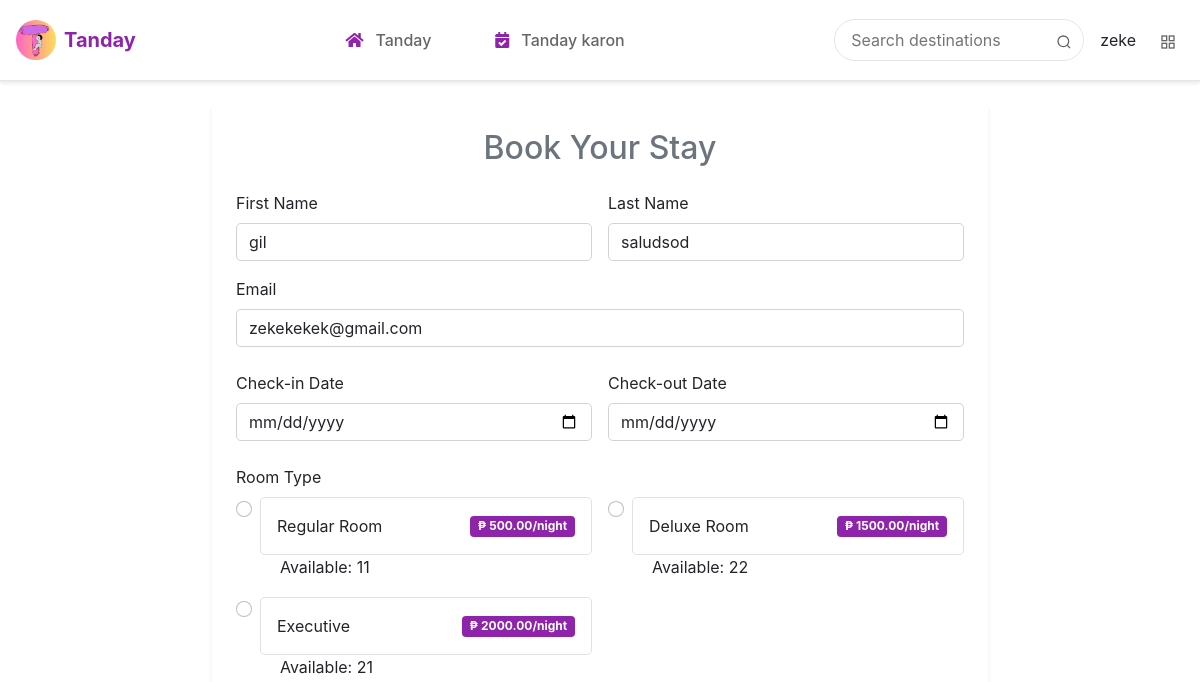
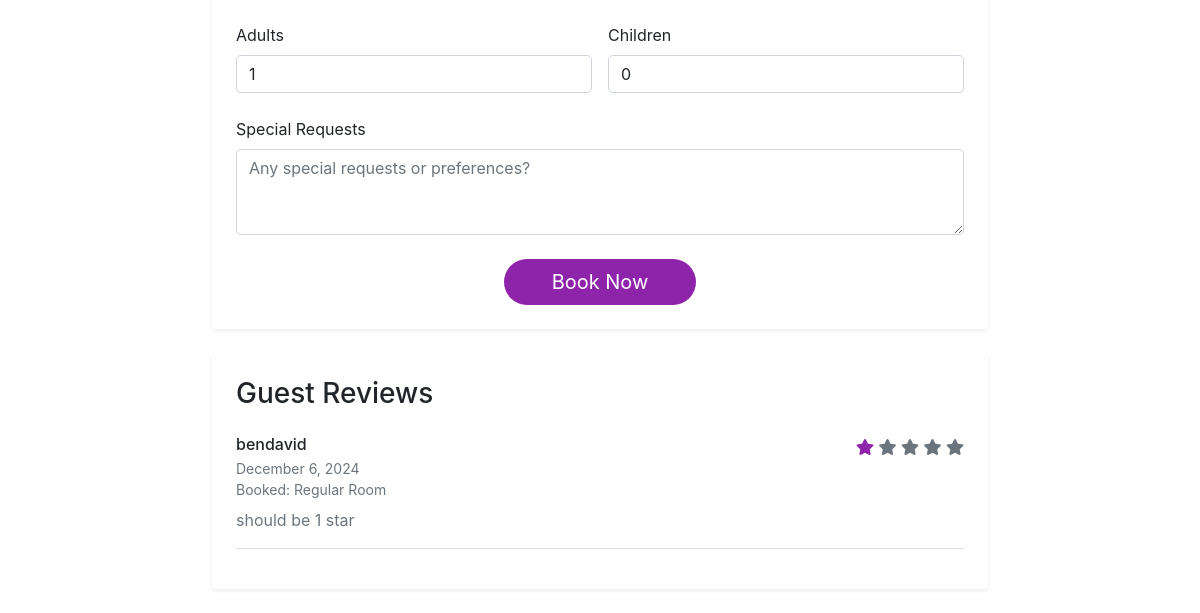
The app's page /booking/1/ (signed in), older data (2 pictures, top to bottom).
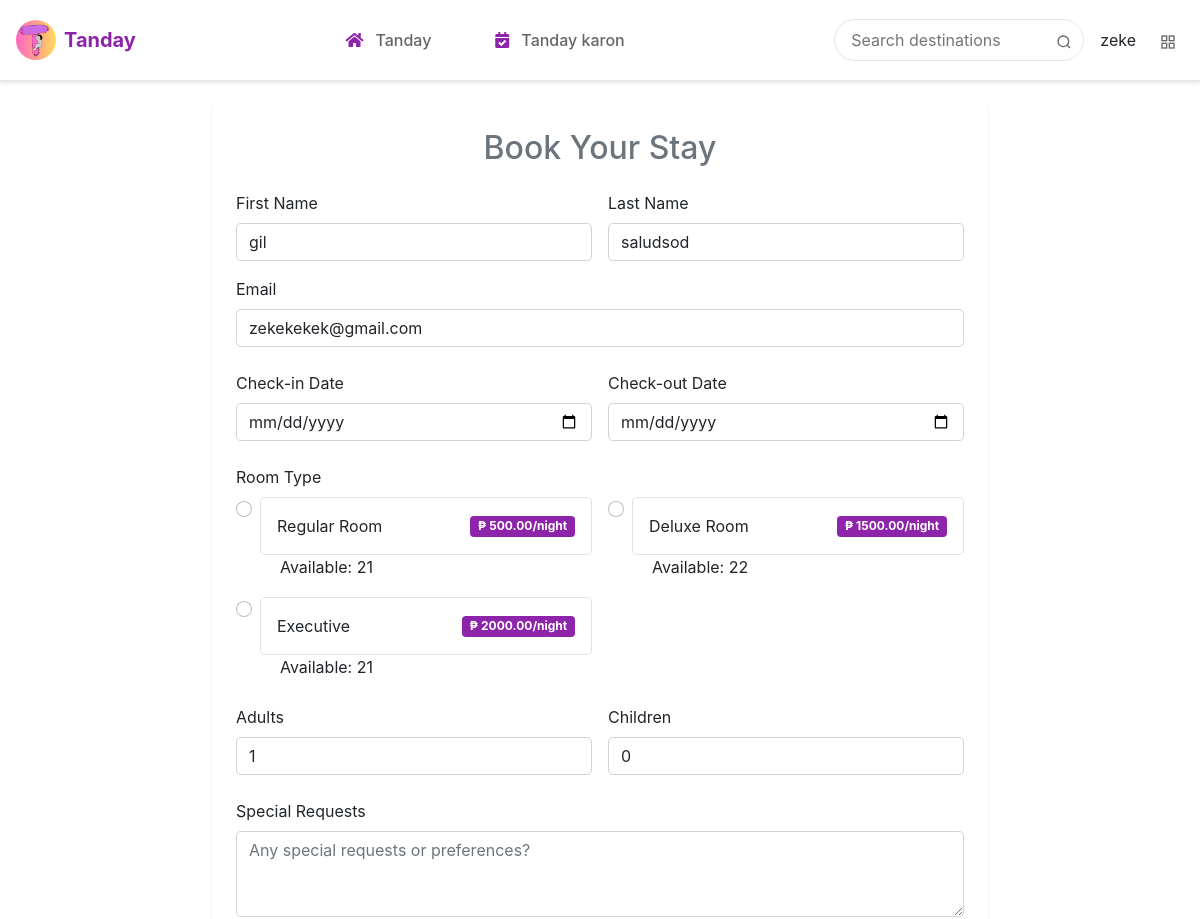
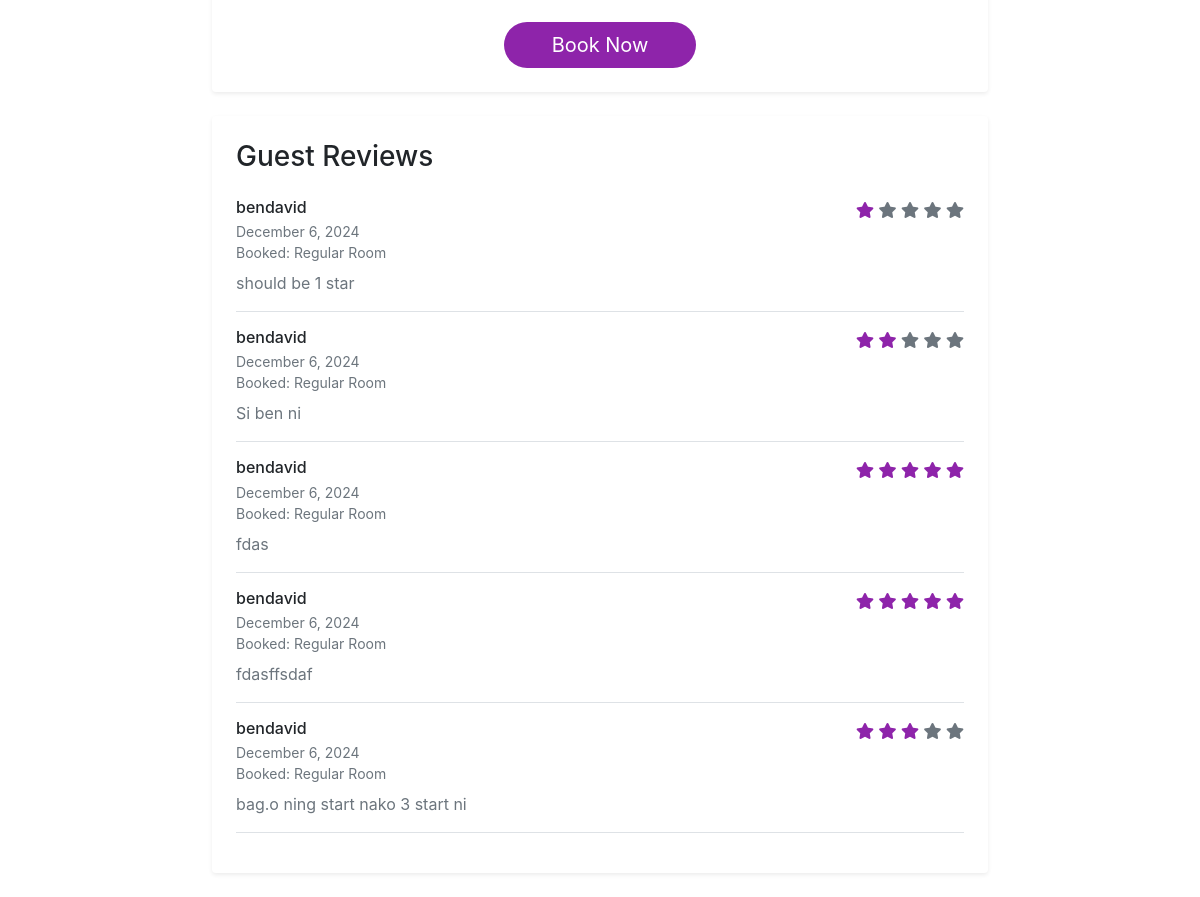
The same page, newer data (2 pictures, top to bottom).
### api/models.py (models this page shows, shortened)
class Rooms(models.Model):
    name = models.CharField(max_length=100)
    number_of_beds = models.IntegerField()
    price = models.FloatField()
    listing = models.ForeignKey('Listing', on_delete=models.CASCADE)
    available_room = models.IntegerField(default=1)

class Reviews(models.Model):
    message = models.TextField()
    booking = models.ForeignKey(Booking, on_delete=models.CASCADE)
    listing = models.ForeignKey(Listing, on_delete=models.CASCADE)
    user = models.ForeignKey(User, on_delete=models.CASCADE)
    timePosted = models.DateField(auto_now_add=True)
    rating = models.IntegerField(choices=[(i, i) for i in range(1, 6)], default=5)  # 1-5 star rating

class Booking(models.Model):
    STATUS_CHOICES = [
        ("Pending", "Pending"),
        ("Canceled", "Canceled"),
        ("Accepted", "Accepted"),
        ("Check-in", "Check-in"),
        ("Check-out", "Check-out"),
    ]
    user = models.ForeignKey(User, on_delete=models.CASCADE, null=True, blank=True)
    name = models.CharField(max_length=100)
    email = models.EmailField()
    check_in = models.DateField(null=True, blank=True)
    check_out = models.DateField(null=True, blank=True)
    guests = models.IntegerField()
    room = models.ForeignKey(Rooms, on_delete=models.CASCADE)
    booking_number = models.CharField(max_length=12, editable=False, default=timezone.now().strftime('%Y%m%d%H%M%S') + uuid.uuid4().hex[:14].upper())
    status = models.CharField(max_length=10, choices=STATUS_CHOICES, default="Pending")
    isReviewed = models.BooleanField(default=False)

### api/views.py (the view)
# urls.py: path('booking/<int:listing_id>/', booking_page, name='booking'),
@login_required
def booking_page(request,listing_id):
    reviews = Reviews.objects.filter(listing = listing_id)
    current_datetime = timezone.now()
    rooms = Rooms.objects.filter(listing = listing_id)
    for room in rooms:
        print(room.name)
    listing = Listing.objects.all()
    return render(request, 'booking.html', {
        'username': request.user.username,
        'email': request.user.email,
        'listing':listing,
        'rooms':rooms,
        'reviews': reviews,
        'current_datetime':current_datetime,
    })

### api/templates/booking.html (shortened to what this page needs)
{% extends 'base.html' %}
{% load static %}
{% block content %}
<div class="container-fluid container-xxl py-4">
    <div class="row justify-content-center">
        <div class="col-12 col-lg-8">
            <div class="card shadow-sm rounded-4 border-0">
                <div class="card-body p-4">
                    <h2 class="text-center text-secondary mb-4">Book Your Stay</h2>
                    <form class="booking-form" method="POST" action="{% url 'book_now' %}">
                        <div class="row g-3 mb-4">
                            <div class="col-md-6">
                                <label class="form-label">First Name</label>
                                <input type="text" name="first_name" class="form-control rounded-3" required value="{{ request.user.first_name }}">
                            </div>
                            <div class="col-md-6">
                                <label class="form-label">Last Name</label>
                                <input type="text" name="last_name" class="form-control rounded-3" required value="{{ request.user.last_name }}">
                            </div>
                            <div class="col-12">
                                <label class="form-label">Email</label>
                                <input type="email" name="email" class="form-control rounded-3" required value="{{ email }}">
                            </div>
                        </div>
                        <div class="row g-3 mb-4">
                            <div class="col-md-6">
                                <label class="form-label">Check-in Date</label>
                                <input
                                    type="date"
                                    name="check_in"
                                    class="form-control rounded-3"
                                    id="check_in"
                                    required
                                    min="{{ current_datetime|date:'Y-m-d' }}">
                            </div>
                            <div class="col-md-6">
                                <label class="form-label">Check-out Date</label>
                                <input
                                    type="date"
                                    name="check_out"
                                    class="form-control rounded-3"
                                    id="check_out"
                                    required>
                            </div>
                        </div>
                        <div class="mb-4">
                            <label class="form-label">Room Type</label>
                            <div class="row g-3">
                                {% for room in rooms %}
                                <div class="col-md-6">
                                    <div class="form-check">
                                        <input type="radio"
                                               name="room_id"
                                               value="{{ room.id }}"
                                               class="form-check-input"
                                               id="room_{{ room.id }}"
                                               required>
                                        <label class="form-check-label d-flex justify-content-between align-items-center p-3 border rounded-3"
                                               for="room_{{ room.id }}">
                                            <span>{{ room.name }}</span>
                                            <span class="badge bg-purple">₱ {{ room.price|floatformat:2 }}/night</span>
                                        </label>
                                        <span style="margin-left: 20px;">{% if room.available_room <= 0 %} Unavailable {% else %}
                                            Available: {{ room.available_room }}{% endif %}</span>
                                    </div>
                                </div>
                                {% endfor %}
                            </div>
                        </div>
                        <div class="row g-3 mb-4">
                            <div class="col-md-6">
                                <label class="form-label">Adults</label>
                                <input type="number"
                                       name="adults"
                                       min="1"
                                       value="1"
                                       class="form-control rounded-3"
                                       required>
                            </div>
                            <div class="col-md-6">
                                <label class="form-label">Children</label>
                                <input type="number"
                                       name="children"
                                       min="0"
                                       value="0"
                                       class="form-control rounded-3">
                            </div>
                        </div>
                        <div class="mb-4">
                            <label class="form-label">Special Requests</label>
                            <textarea name="special_requests"
                                      class="form-control rounded-3"
                                      rows="3"
                                      placeholder="Any special requests or preferences?"></textarea>
                        </div>
                        <div class="text-center">
                            <button type="submit" class="btn btn-purple btn-lg rounded-pill px-5">
                                Book Now
                            </button>
                        </div>
                    </form>
                </div>
            </div>
            {% if reviews %}
            <div class="card shadow-sm rounded-4 border-0 mt-4">
                <div class="card-body p-4">
                    <h3 class="card-title mb-4">Guest Reviews</h3>
                    <div class="reviews-list">
                        {% for review in reviews %}
                        <div class="review-item border-bottom pb-3 mb-3">
                            <div class="d-flex justify-content-between align-items-start mb-2">
                                <div>
                                    <h6 class="mb-1">{{ review.user.username }}</h6>
                                    <div class="text-muted small">{{ review.timePosted|date:"F j, Y" }}</div>
                                    <div class="text-muted small">Booked: {{ review.booking.room.name }}</div>
                                </div>
                                <div class="text-purple">
                                    {% for i in "12345" %}
                                    <i class="fas fa-star {% if forloop.counter <= review.rating %}text-purple{% else %}text-muted{% endif %}"></i>
                                    {% endfor %}
                                </div>
                            </div>
                            <p class="mb-0 text-secondary">{{ review.message }}</p>
                        </div>
                        {% endfor %}
                    </div>
                </div>
            </div>
            {% endif %}
        </div>
    </div>
</div>
{% endblock %}

### api/templates/base.html (shortened to what this page needs)
<!DOCTYPE html>
{% load static %}
<html lang="en">
<head>
    <link rel="stylesheet" href="https://cdnjs.cloudflare.com/ajax/libs/font-awesome/5.15.4/css/all.min.css">
    <link rel="stylesheet" href="https://cdn.jsdelivr.net/npm/bootstrap@5.1.3/dist/css/bootstrap.min.css">
    <link href="https://cdn.jsdelivr.net/npm/bootstrap-icons/font/bootstrap-icons.css" rel="stylesheet">
</head>
<body>
    <header>
        <div class="header-content">
            <div class="balay">
                <a href="{% url 'home' %}" class="logo">
                    <img src="{% static 'logo.png' %}" alt="Tanday Logo">
                    <span>Tanday </span>
                </a>
            </div>
            <nav>
                <a href="{% url 'home' %}" {% if request.resolver_match.url_name == 'home' %}class="active"{% endif %}>
                    <i class="fas fa-home"></i>
                    <span>Tanday</span>
                </a>
                <a href="{% url 'my_bookings' %}" {% if request.resolver_match.url_name == 'my_bookings' %}class="active"{% endif %}>
                    <i class="fas fa-calendar-check"></i>
                    <span>Tanday karon</span>
                </a>
            </nav>
            <div class="search-user">
                <div class="search-bar">
                    <form method="GET" action="{% url 'home' %}">
                        <input type="text" name="search" placeholder="Search destinations" value="{{ search_query }}">
                        <button type="submit" aria-label="Search">
                            <svg width="16" height="16" viewBox="0 0 24 24" fill="none" stroke="currentColor" stroke-width="2">
                                <circle cx="11" cy="11" r="8"></circle>
                                <line x1="21" y1="21" x2="16.65" y2="16.65"></line>
                            </svg>
                        </button>
                    </form>
                </div>
                <div class="user-actions">
                    <span>{{ request.user.username }}</span>
                    <div class="dashboard-dropdown">
                        <button aria-label="Dashboard">
                            <svg width="16" height="16" viewBox="0 0 24 24" fill="none" stroke="currentColor" stroke-width="2">
                                <rect x="3" y="3" width="7" height="7"></rect>
                                <rect x="14" y="3" width="7" height="7"></rect>
                                <rect x="14" y="14" width="7" height="7"></rect>
                                <rect x="3" y="14" width="7" height="7"></rect>
                            </svg>
                        </button>
                    </div>
                </div>
            </div>
        </div>
    </header>
    <main>
        {% block content %}{% endblock %}
    </main>
</body>
</html>

### api/templates/base.html (style rules this page uses)
.text-purple { color: #8e24aa !important; }
.bg-purple { background-color: #8e24aa !important; }
.btn-purple { background-color: #8e24aa; color: white; border: none; }
body { font-family: -apple-system, BlinkMacSystemFont, 'Segoe UI', Roboto, 'Helvetica Neue', Arial, sans-serif; }
header { background-color: white; box-shadow: 0 2px 4px rgba(0, 0, 0, 0.1); position: sticky; top: 0; z-index: 1030; border-bottom: 1px solid #e5e5e5; }
.header-content { display: flex; justify-content: space-between; align-items: center; padding: 1rem; max-width: 1200px; margin: 0 auto; }
.logo { display: flex; align-items: center; text-decoration: none; color: #8e24aa; font-weight: bold; font-size: 1.25rem; gap: 0.5rem; transition: transform 0.3s ease; }
.logo img { width: 40px; height: 40px; border-radius: 50%; }
nav { display: flex; align-items: center; gap: 1.5rem; margin: 0 2rem; }
nav a { display: flex; align-items: center; gap: 0.75rem; text-decoration: none; color: #666; font-weight: 500; padding: 0.75rem 1.25rem; border-radius: 9999px; transition: all 0.2s ease; white-space: nowrap; }
nav a i { color: #8e24aa; transition: color 0.2s ease; }
.search-bar { position: relative; margin-right: 1rem; }
.search-bar form { display: flex; align-items: center; }
.search-bar input { padding: 0.5rem 2.5rem 0.5rem 1rem; border: 1px solid #e5e5e5; border-radius: 9999px; width: 250px; transition: all 0.2s ease; }
.search-bar button { position: absolute; right: 0.75rem; top: 50%; transform: translateY(-50%); background: none; border: none; color: #666; padding: 0; cursor: pointer; }
.search-user { display: flex; align-items: center; }
.user-actions { display: flex; align-items: center; gap: 1rem; }
.dashboard-dropdown { position: relative; }
.dashboard-dropdown button { background: none; border: none; padding: 0.5rem; cursor: pointer; color: #666; }

### api/templates/booking.html (style rules this page uses)
.btn-purple { background-color: #8e24aa; color: white; }
.text-purple { color: #8e24aa !important; }
.bg-purple { background-color: #8e24aa !important; }
.form-check-label { cursor: pointer; transition: all 0.2s ease; }

Row changes from the older to the newer data that the page shows:
changed Rooms "Regular Room": available_room "11" → "21"
added Reviews: user.username "bendavid", timePosted "December 6, 2024", booking.room.name "Regular Room", rating 2 (drawn), message "Si ben ni"
added Reviews: user.username "bendavid", timePosted "December 6, 2024", booking.room.name "Regular Room", rating 5 (drawn), message "fdas"
added Reviews: user.username "bendavid", timePosted "December 6, 2024", booking.room.name "Regular Room", rating 5 (drawn), message "fdasffsdaf"
added Reviews: user.username "bendavid", timePosted "December 6, 2024", booking.room.name "Regular Room", rating 3 (drawn), message "bag.o ning start nako 3 start ni"
